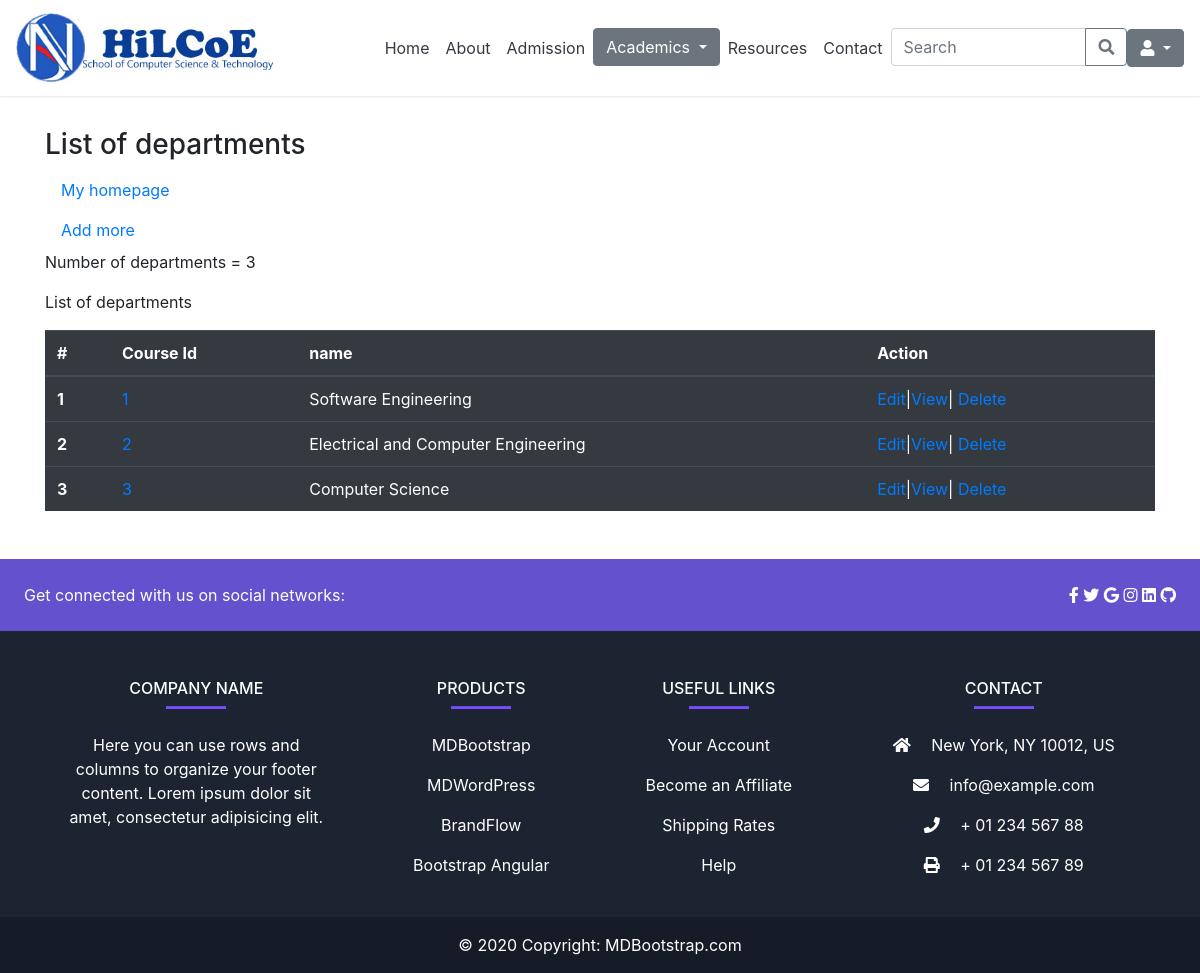
The page /admin_app/department_list/ on the database its author committed.
### admin_app/models.py (models this page shows, shortened)
class Department(models.Model):
  name = models.CharField(max_length=50, null=True, blank=True)
  department_head = models.CharField(max_length=50, null=True, blank=True)

### admin_app/views.py (the view)
# urls.py: path('department_list/', views.department_list, name='department-list'),
def department_list(request):
   departments = Department.objects.all()
   number_of_departments = departments.count()
   context = {
       'departments': departments,
      'number_of_departments': number_of_departments,
   }
   return render(request, 'admin_app/department/departments_list.html', context)

### templates/admin_app/department/departments_list.html (shortened to what this page needs)
s{% extends 'base.html' %}
{% block content%}
<div class="container my-5">
  <h3> List of departments</h3>
  <a class="nav-link text-black" href="{% if user.is_superuser or user.is_staff %}
          {% url 'admin-dashboard' %}
          {% else %}
            {% url 'cs-bsc' %}
          {% endif %}">My homepage
  </a>
  <a class="nav-link text-black" href="{% url 'add-department' %}"> Add more </a>
  <p>Number of departments = {{ number_of_departments }}</p>
  <p>List of departments</p>
  <table class="table table-dark">
    <thead>
      <tr>
        <th scope="col">#</th>
        <th scope="col">Course Id</th>
        <th scope="col">name </th>
        <th scope="col">Action</th>
      </tr>
    </thead>
    <tbody>
      {% for dept in departments %}
      <tr>
        <th scope="row">{{ forloop.counter }}</th>
        <td><a href="{% url 'department-detail' department_id=dept.pk %}">{{ dept.pk }}</a></td>
        <td>{{ dept.name }}</td>
        <td><a href="{% url 'department-edit' department_id=dept.pk %}">Edit</a>|<a href="{% url 'department-detail' department_id=dept.pk %}">View</a>|
          <a href="{% url 'department-delete' department_id=dept.pk %}">Delete</a></td>
      </tr>
      {% endfor %}
    </tbody>
  </table>
</div>
{% endblock %}

### rows shown on the page
Department: pk "1", name "Software Engineering"
Department: pk "2", name "Electrical and Computer Engineering"
Department: pk "3", name "Computer Science"

### other values the page prints
{{ number_of_departments }} "3"
